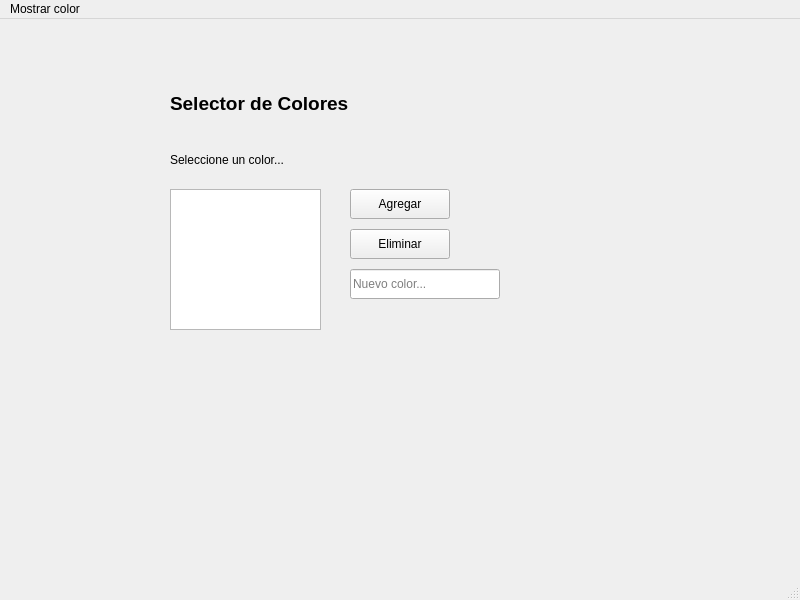
<?xml version="1.0" encoding="UTF-8"?>
<ui version="4.0">
 <class>MainWindow</class>
 <widget class="QMainWindow" name="MainWindow">
  <property name="geometry">
   <rect>
    <x>0</x>
    <y>0</y>
    <width>800</width>
    <height>600</height>
   </rect>
  </property>
  <property name="windowTitle">
   <string>MainWindow</string>
  </property>
  <widget class="QWidget" name="centralwidget">
   <widget class="QLabel" name="labelColorSeleccionado">
    <property name="geometry">
     <rect>
      <x>170</x>
      <y>120</y>
      <width>161</width>
      <height>41</height>
     </rect>
    </property>
    <property name="text">
     <string>Seleccione un color...</string>
    </property>
   </widget>
   <widget class="QListWidget" name="listWidgetColores">
    <property name="geometry">
     <rect>
      <x>170</x>
      <y>170</y>
      <width>151</width>
      <height>141</height>
     </rect>
    </property>
   </widget>
   <widget class="QPushButton" name="btnAgregar">
    <property name="geometry">
     <rect>
      <x>350</x>
      <y>170</y>
      <width>100</width>
      <height>30</height>
     </rect>
    </property>
    <property name="text">
     <string>Agregar</string>
    </property>
   </widget>
   <widget class="QPushButton" name="btnEliminar">
    <property name="geometry">
     <rect>
      <x>350</x>
      <y>210</y>
      <width>100</width>
      <height>30</height>
     </rect>
    </property>
    <property name="text">
     <string>Eliminar</string>
    </property>
   </widget>
   <widget class="QLineEdit" name="txtNuevoColor">
    <property name="geometry">
     <rect>
      <x>350</x>
      <y>250</y>
      <width>150</width>
      <height>30</height>
     </rect>
    </property>
    <property name="placeholderText">
     <string>Nuevo color...</string>
    </property>
   </widget>
   <widget class="QLabel" name="labelTitulo">
    <property name="enabled">
     <bool>true</bool>
    </property>
    <property name="geometry">
     <rect>
      <x>170</x>
      <y>69</y>
      <width>241</width>
      <height>31</height>
     </rect>
    </property>
    <property name="font">
     <font>
      <pointsize>14</pointsize>
      <bold>true</bold>
     </font>
    </property>
    <property name="text">
     <string>Selector de Colores</string>
    </property>
   </widget>
  </widget>
  <widget class="QMenuBar" name="menubar">
   <property name="geometry">
    <rect>
     <x>0</x>
     <y>0</y>
     <width>800</width>
     <height>25</height>
    </rect>
   </property>
   <widget class="QMenu" name="menuMostrar_color">
    <property name="title">
     <string>Mostrar color</string>
    </property>
   </widget>
   <addaction name="menuMostrar_color"/>
  </widget>
  <widget class="QStatusBar" name="statusbar"/>
 </widget>
 <resources/>
 <connections/>
</ui>
